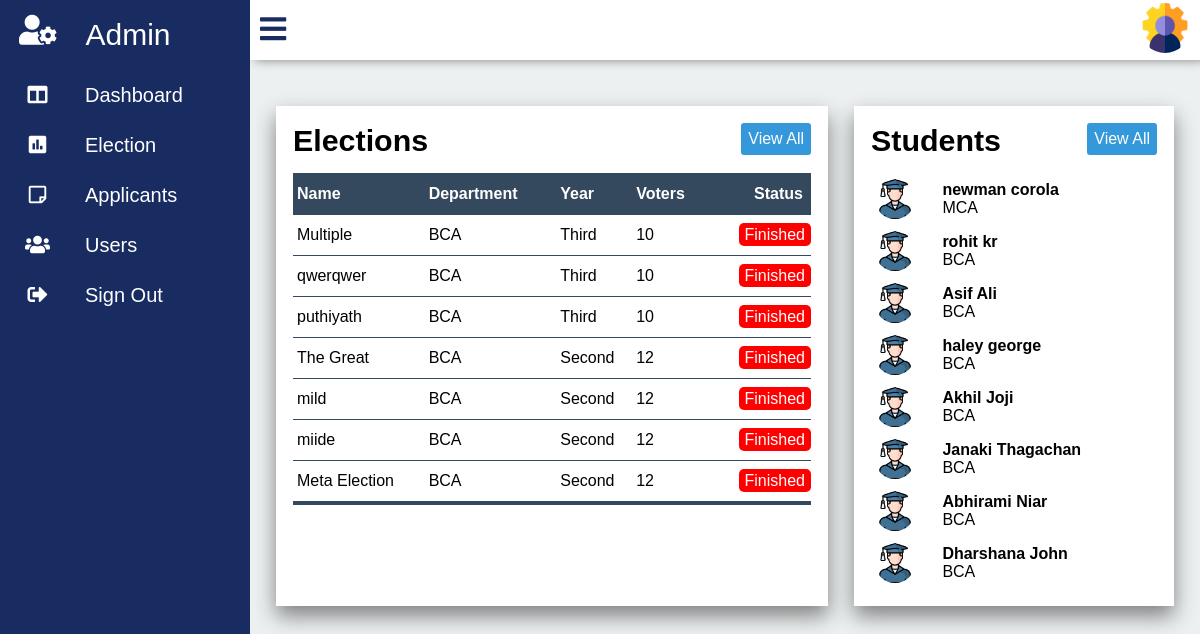
/admin.php (signed in), run on the app's committed database.
### tables this page shows
CREATE TABLE IF NOT EXISTS `elections` (
  `id` int(10) unsigned NOT NULL AUTO_INCREMENT,
  `Name` varchar(30) NOT NULL,
  `Department_id` int(11) unsigned NOT NULL,
  `Year_id` int(11) unsigned NOT NULL,
  `Election_status` tinyint(3) unsigned NOT NULL DEFAULT '0',
  `Start_date` date NOT NULL,
  `End_date` date NOT NULL,
  `Start_time` time NOT NULL,
  `End_time` time NOT NULL,
  `Voters` int(11) NOT NULL,
  PRIMARY KEY (`id`),
  KEY `elections_dpt` (`Department_id`),
  KEY `elections_year` (`Year_id`)
);

CREATE TABLE IF NOT EXISTS `department` (
  `id` int(11) unsigned NOT NULL AUTO_INCREMENT,
  `Department_name` varchar(10) NOT NULL,
  `Yr_no` int(11) NOT NULL,
  PRIMARY KEY (`id`)
);

CREATE TABLE IF NOT EXISTS `year` (
  `id` int(10) unsigned NOT NULL AUTO_INCREMENT,
  `Year_name` varchar(10) NOT NULL,
  PRIMARY KEY (`id`)
);

CREATE TABLE IF NOT EXISTS `users` (
  `id` int(10) unsigned NOT NULL AUTO_INCREMENT,
  `Email` varchar(30) NOT NULL,
  `Phone_no` bigint(11) NOT NULL,
  `First_name` varchar(15) NOT NULL,
  `Last_name` varchar(15) NOT NULL,
  `Gender` varchar(10) NOT NULL,
  `Department_id` int(11) unsigned NOT NULL,
  `Year_id` int(10) unsigned NOT NULL,
  PRIMARY KEY (`id`),
  KEY `users_dpt` (`Department_id`),
  KEY `users_yr` (`Year_id`)
);

### php/onTablefunc.php (called while the page is built, shortened)
<?php
	function getDepartment($dpid,$con) {
		$dpquery = "select Department_name from department where(id = $dpid );";
		$dp = mysql_query($dpquery,$con);
		$department = mysql_fetch_array($dp);
		return $department['Department_name'];
	}
	function getYear($yrid,$con) {
		$yrquery = "select * from year where(id = $yrid);";
		$yr = mysql_query($yrquery,$con);
		$year = mysql_fetch_array($yr);
		return $year['Year_name'];
	}
?>

### admin.php (the view, shortened to what this page needs)
<?php
	include("php/config.php");
	include("php/onTablefunc.php");
	include('php/elecheck.php');
?>
<!DOCTYPE html>
<html>
<head>
	<link rel="stylesheet" type="text/css" href="css/all.min.css">
	<link rel="stylesheet" type="text/css" href="css/fontawesome.min.css">
	<link rel="stylesheet" type="text/css" href="css/panel.css">
	<link rel="stylesheet" type="text/css" href="css/admin.css">
</head>
<body onload="statuscolor()">
	<div class="container">
		<div class="navigation">
		<div class="admin_icon">
			<a href="">
					<i class="fas fa-user-cog"></i>
				<span class="admin_Text" >Admin</span>
			</a>
		</div>
			<ul>
				<li>
					<a href="admin.php">
						<span class="icon">
							<i class="fas fa-columns"></i>
						</span>
						<span class="title">Dashboard</span>
					</a>
				</li>
				<li>
					<a href="elections.php">
						<span class="icon">
							<i class="fas fa-poll"></i>
						</span>
						<span class="title">Election</span>
					</a>
				</li>
				<li>
					<a href="applicants.php">
						<span class="icon">
							<i class="far fa-sticky-note"></i>
						</span>
						<span class="title">Applicants</span>
					</a>
				</li>
				<li>
					<a href="users.php">
						<span class="icon">
							<i class="fas fa-users"></i>
						</span>
						<span class="title">Users</span>
					</a>
				</li>
				<li>
					<a href="/project/php/logout.php">
						<span class="icon">
							<i class="fas fa-sign-out-alt"></i>
						</span>
						<span class="title">Sign Out</span>
					</a>
				</li>
			</ul>
		</div>
		<div class="main">
			<div class="topbar">
				<div class="user">
					<a href="adminacc.php"><img src="images/admin_photo.png"></a>
				</div>
			</div>
			<div class="tables">
				<div class="election">
					<div class="table_Header">
						<h2>Elections</h2>
						<a href="elections.php" class='btn'>View All</a>
					</div>
					<table class="election_Table">
						<thead>
							<tr>
								<th> Name </th>
								<th>Department</th>
								<th>Year</th>
								<th>Voters</th>
								<th>Status</th>
							</tr>
						</thead>
						<tbody>
						<?php
								$eQ = "select * from elections order by id DESC limit 7;";
								$eQ_ob = mysql_query($eQ,$con);
								while($eData = mysql_fetch_array($eQ_ob)) {
									$department = getDepartment($eData['Department_id'],$con);
									$year = getYear($eData['Year_id'],$con);
						?>
							<tr>
							<td><?php echo $eData['Name'];?></td>
							<td><?php echo $department; ?></td>
							<td><?php echo $year;?></td>
							<td><?php echo $eData['Voters'];?></td>
							<td class="status"><span class="<?php if($eData['Election_status'] == 0)
										echo 'Declared';
									  elseif ($eData['Election_status'] == 1)
									  	echo "Ongoing";
									  else
									  	echo "Finished";	?>"><?php if($eData['Election_status'] == 0)
										echo 'Declared';
									  elseif ($eData['Election_status'] == 1)
									  	echo "Ongoing";
									  else
									  	echo "Finished";	?></span></td>
							</tr>
						<?php
							}
							?>
					</table>
				</div>
				<div class="student">
					<div class="table_Header">
						<h2>Students</h2>
						<a href="users.php" class='btn'>View All</a>
					</div>
					<table class="user_Table">
						<tbody>
							<?php
								$q = "select * from users order by id DESC limit 8;";
								$u_Result = mysql_query($q,$con);
								while($data = mysql_fetch_array($u_Result)) {
									$department = getDepartment($data['Department_id'],$con);
							?>
									<tr>
										<td><div class="user_Default_img"><img src="images/student_img.png"></div></td>
										<td><h4><?php
											echo $data['First_name']." ".$data['Last_name'];
												?></h4><span><?php echo $department; ?></span></td>
							<?php
								}
							?>
						</tbody>
					</table>
				</div>
			</div>
		</div>
	</div>
</body>
</html>

### css/panel.css (style rules this page uses)
* { margin: 0; padding: 0; box-sizing: border-box; font-family: 'Poppins',sans-serif; }
.container { position: relative; width: 100%; }
.navigation { position: fixed; width: 250px; height: 100%; background: #182C61; transition: 250ms ease-in-out; }
.navigation ul { position: relative; width: 100%; left: 0; top: 0; overflow: hidden; }
.navigation ul li { position: relative; width: 100%; list-style: none; overflow: hidden; }
.admin_icon a { width: 100%; text-decoration: none; color: white; display: flex; overflow: hidden; }
.admin_icon a i { font-size: 30px; line-height: 60px; padding: 0 19px; min-width: 75px; }
.admin_Text { font-size: 30px; font-weight: 400; font-family: 'Popins',sans-serif; color: white; padding: 0 10px; line-height: 70px; }
.navigation ul li a { position: relative; width: 100%; display: flex; text-decoration: none; color: white; }
li a span i { color: white; }
.navigation ul li a .icon { position: relative; display: block; height: 25px; min-width: 75px; text-align: center; height: 50px; font-size: 20px; line-height: 50px; padding: 0 10px; }
.navigation ul li a .title { position: relative; display: block; font-size: 20px; padding: 0 10px; height: 50px; line-height: 50px; }
.main { position: absolute; width: calc(100% - 250px); left: 250px; min-height: 100vh; background: #ecf0f1; transition: 250ms ease-in-out; overflow:scroll; height: 100vh; }
.main .topbar { background: white; overflow-y: hidden; width: 100%; height: 60px; padding: 0 10px; display: flex; justify-content: space-between; align-items: center ; box-shadow: 5px 0px 10px grey; }
.user img { width: 50px; height: 50px; border-radius: 50%; cursor: pointer; }

### css/admin.css (style rules this page uses)
.tables { margin-top: 20px; position: relative; width: 100%; display: grid; grid-template-columns: 2fr 1fr; }
.election { position: relative; margin: 26px 13px 26px 26px ; padding: 17px; background: white; max-height: 500px; min-width: 400px; box-shadow: 20px grey; box-shadow: 0px 10px 20px grey; }
.table_Header { display: flex; justify-content: space-between; align-items: flex-start; margin-bottom: 15px; }
.table_Header h2 { font-size: 1.9em; font-weight: bold; }
.btn { padding: 7px; text-decoration: none; color: white; background:#3498db; border-radius: 3px; }
.election_Table { border-collapse: collapse; width: 100%; }
.election_Table thead { background: #34495e; color: white; }
.election_Table thead th { padding: 12px 8px 12px 4px; text-align: left; }
.election_Table tbody td { padding: 11px 0px 11px 4px; }
.election_Table tbody tr { border-bottom: 1px solid #34495e; }
.election_Table thead th:last-child, .election_Table tbody td:last-child { text-align: right; }
.election_Table tbody tr:last-of-type { border-bottom: 4px solid #34495e; }
.status { position: relative; padding: 3px 5px; }
.Finished { padding: 3px 6px; background: red; border-radius: 5px; color: white; }
.student { position: relative; max-width: auto; min-width: 320px; padding: 17px; max-height: 500px; margin: 26px 26px 26px 13px; background: white; box-shadow: 0px 10px 20px grey; }
.user_Table { border-collapse: collapse; width: 100%; }
.user_Table tbody td { padding: 6px 0px 6px 4px; }
.user_Table tbody td .user_Default_img { position: relative; width: 40px; height: 40px; border-radius: 50%; overflow: hidden; }
.user_Table tbody td .user_Default_img img { width: 100%; height: 100%; }
.user_Table tbody td:nth-child(1) { text-align: right; }

### data on the page
elections: Name "Multiple", Department.Department_name "BCA", Year.Year_name "Third", Voters "10", Election_status "Finished"
elections: Name "qwerqwer", Department.Department_name "BCA", Year.Year_name "Third", Voters "10", Election_status "Finished"
elections: Name "puthiyath", Department.Department_name "BCA", Year.Year_name "Third", Voters "10", Election_status "Finished"
elections: Name "The Great", Department.Department_name "BCA", Year.Year_name "Second", Voters "12", Election_status "Finished"
elections: Name "mild", Department.Department_name "BCA", Year.Year_name "Second", Voters "12", Election_status "Finished"
elections: Name "miide", Department.Department_name "BCA", Year.Year_name "Second", Voters "12", Election_status "Finished"
elections: Name "Meta Election", Department.Department_name "BCA", Year.Year_name "Second", Voters "12", Election_status "Finished"
users: First_name "newman", Last_name "corola", Department.Department_name "MCA"
users: First_name "rohit", Last_name "kr", Department.Department_name "BCA"
users: First_name "Asif", Last_name "Ali", Department.Department_name "BCA"
users: First_name "haley", Last_name "george", Department.Department_name "BCA"
users: First_name "Akhil", Last_name "Joji", Department.Department_name "BCA"
users: First_name "Janaki", Last_name "Thagachan", Department.Department_name "BCA"
users: First_name "Abhirami", Last_name "Niar", Department.Department_name "BCA"
users: First_name "Dharshana", Last_name "John", Department.Department_name "BCA"
